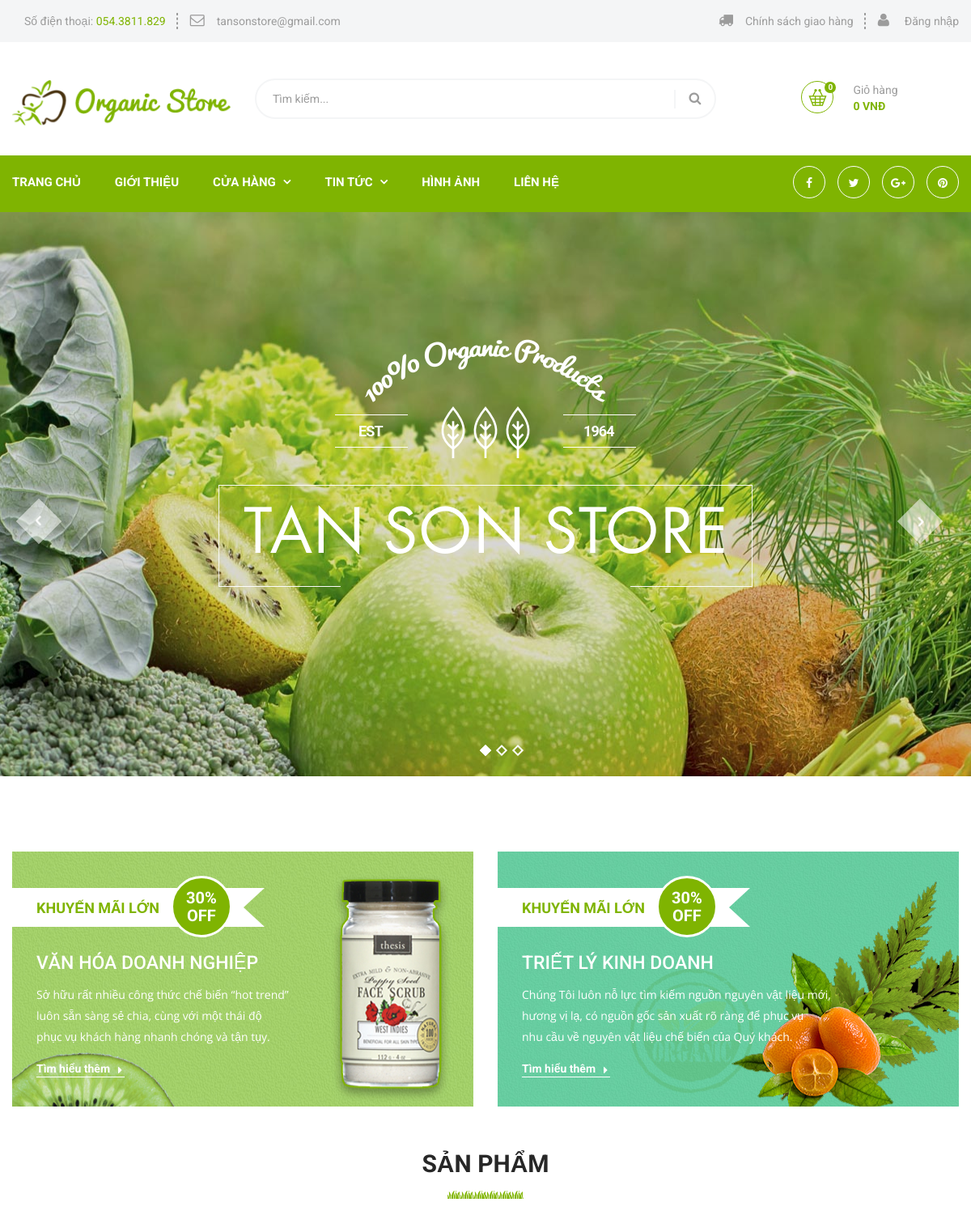
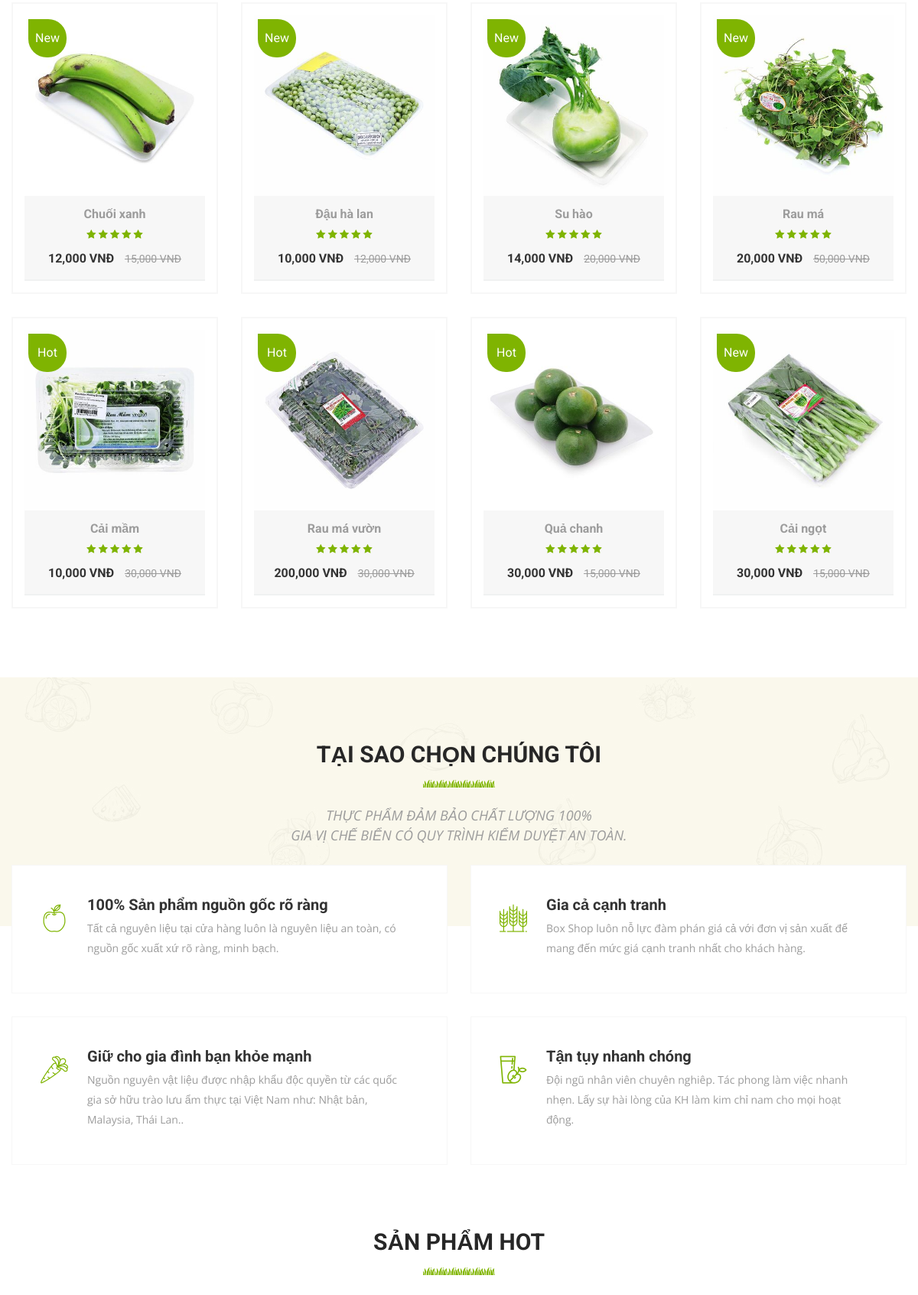
The page / (upper part) on the database its author committed (2 pictures, top to bottom).
### tables this page shows
CREATE TABLE `sanpham` (
  `masanpham` int(10) NOT NULL,
  `tensanpham` varchar(50) DEFAULT NULL,
  `anh` varchar(50) DEFAULT NULL,
  `giagoc` varchar(50) DEFAULT NULL,
  `giakhuyenmai` varchar(50) NOT NULL,
  `thongtinsanpham` varchar(500) DEFAULT NULL,
  `mota` varchar(250) NOT NULL,
  `madanhmuccon` varchar(10) DEFAULT NULL,
  `trangthai` varchar(100) NOT NULL,
  `ghichu` varchar(10) NOT NULL
);

### index.php (called while the page is built, shortened)
<?php
	include_once "header.php";
	include_once "nav.php";
	include_once "banner.php";
	include_once "about.php";
	include_once "featured-product.php";
	include_once "why-choose-us.php";
	include_once "product-hot.php";
	include_once "footer.php";
 ?>

### featured-product.php (the view, shortened to what this page needs)
<section class="featured-product">
    <div class="container">
        <div class="theme_title center" style="padding-bottom:50px;">
            <h3>Sản phẩm</h3>
        </div>
        <div class="row filter-list clearfix" id="MixItUp717B05">
            <?php
            include_once "conn.php";
            $sql = "SELECT * FROM sanpham  LIMIT 8";
            $query = mysqli_query($con, $sql);
            while ($row = mysqli_fetch_assoc($query)) {
                $giagoc = number_format($row["giagoc"]);
                ?>
                <div class="col-md-3 col-sm-6 col-xs-12 default-item" style="display: inline-block;">
                    <div class="inner-box">
                        <div class="single-item center">
                            <figure class="image-box">
                                <img src="img/<?php echo $row['anh'] ?>" alt="">
                                <?php if ($row["ghichu"] != null) {
                                        echo ' <div class="product-model new">' . $row["ghichu"] . '</div>';
                                    } ?>
                            </figure>
                            <div class="content">
                                <h3>
                                    <a href="product-details.php?msp=<?php echo $row["masanpham"]; ?>"><?php echo $row['tensanpham'] ?></a>
                                </h3>
                                <div class="rating">
                                    <span class="fa fa-star"></span>
                                    <span class="fa fa-star"></span>
                                    <span class="fa fa-star"></span>
                                    <span class="fa fa-star"></span>
                                    <span class="fa fa-star"></span>
                                </div>
                                <div class="price">
                                    <?php echo number_format($row['giakhuyenmai']) ?> VNĐ
                                    <?php
                                        if ($row['giakhuyenmai'] != NULL && $row['giakhuyenmai'] != 0)
                                            echo "<span class='prev-rate'><del>$giagoc VNĐ </del></span>";
                                        ?>
                                </div>
                            </div>
                        </div>
                    </div>
                </div>
            <?php
            }
            ?>
        </div>
    </div>
</section>

### css/responsive.css (style rules this page uses)
@media (min-width: 992px) { .container { padding-left: 0 !important; padding-right: 0 !important; } }

### rows shown on the page
sanpham: anh (picture), ghichu "New", tensanpham "Chuối xanh", giakhuyenmai "12,000", giagoc "15,000"
sanpham: anh (picture), ghichu "New", tensanpham "Đậu hà lan", giakhuyenmai "10,000", giagoc "12,000"
sanpham: anh (picture), ghichu "New", tensanpham "Su hào", giakhuyenmai "14,000", giagoc "20,000"
sanpham: anh (picture), ghichu "New", tensanpham "Rau má", giakhuyenmai "20,000", giagoc "50,000"
sanpham: anh (picture), ghichu "Hot", tensanpham "Cải mầm", giakhuyenmai "10,000", giagoc "30,000"
sanpham: anh (picture), ghichu "Hot", tensanpham "Rau má vườn", giakhuyenmai "200,000", giagoc "30,000"
sanpham: anh (picture), ghichu "Hot", tensanpham "Quả chanh", giakhuyenmai "30,000", giagoc "15,000"
sanpham: anh (picture), ghichu "New", tensanpham "Cải ngọt", giakhuyenmai "30,000", giagoc "15,000"

### other values the page prints
$totalNumber "0"
$totalPrice "0"
